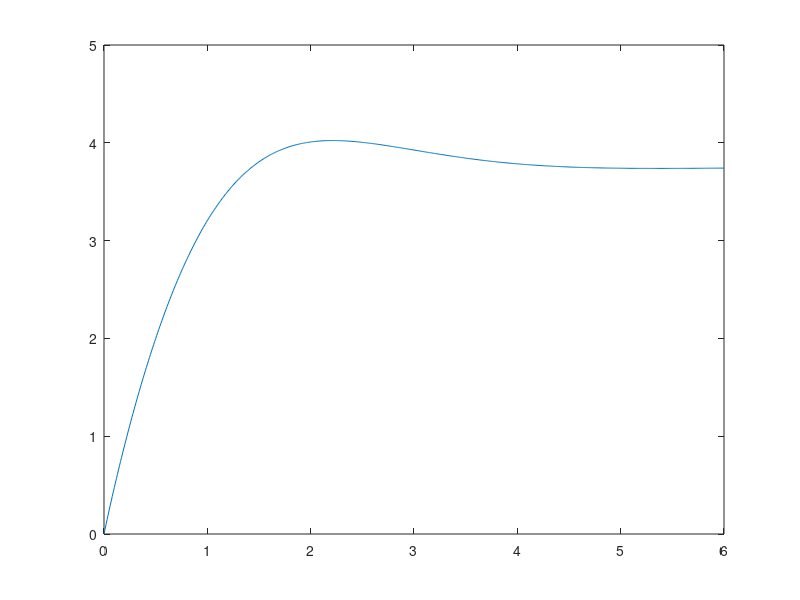
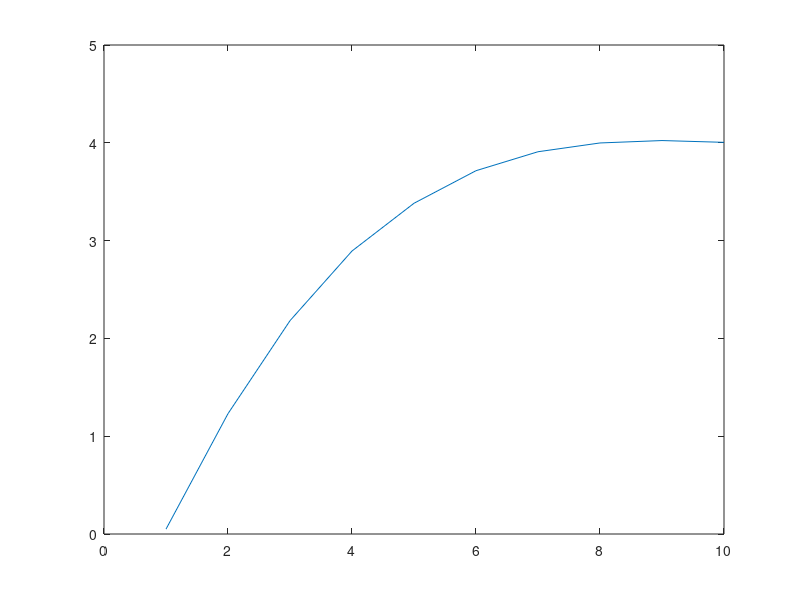
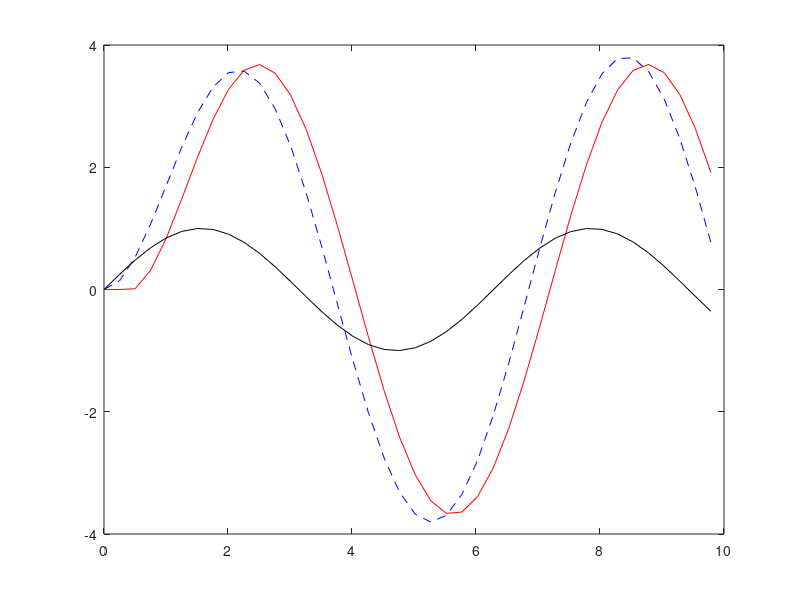

The MATLAB source for these figures, in order:
clear; clc;close all;
num = [5, 25, 30];
den = [1, 6, 10, 8];
sys = tf(num,den);
t1 = 0:0.01:6;
[y, t1] = step(sys,t1);
figure,plot(t1,y);
n = length(t1);
n1 = abs(y-y(n))/y(n) > 0.05;
n2 = sum(n1);
N = 10;
T = n2*0.01/N;
delta = linspace(2,n2,N);
delta = floor(delta);
S = y(delta);
figure, plot(S);
I = eye(N);
Mss = zeros(1,N);
Mss(end) = 1;
Mss = [I;Mss];
Mss(1,:) = [];
Yk_1 = zeros(N,1);
Yk = zeros(N,1);
yk(1) = 0; yk(2) = 0;
t = 0:T:10;
u = sin(t);
for i = 3:length(u);
    Yk = Mss*Yk_1 + S*(u(i-1)-u(i-2));
    yk(i) = Yk(1);
    Yk_1 = Yk;
end
figure, plot(t,yk,'r'); hold on;
[yy,t] = lsim(sys,u,t);
plot(t,yy,'b--');plot(t,u,'k');